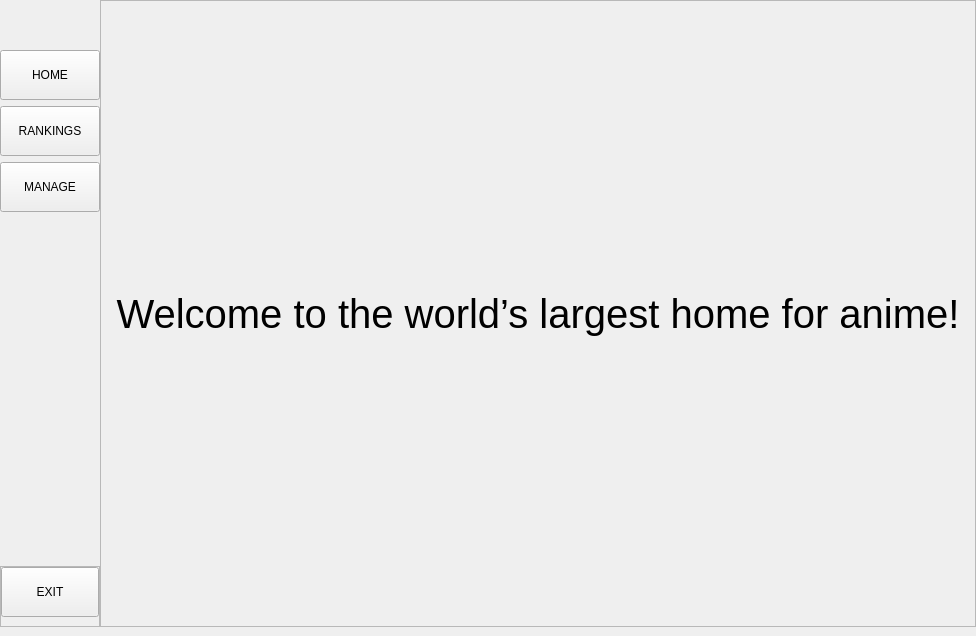
<?xml version="1.0" encoding="UTF-8"?>
<ui version="4.0">
 <class>MainWindow</class>
 <widget class="QMainWindow" name="MainWindow">
  <property name="geometry">
   <rect>
    <x>0</x>
    <y>0</y>
    <width>976</width>
    <height>636</height>
   </rect>
  </property>
  <property name="minimumSize">
   <size>
    <width>940</width>
    <height>560</height>
   </size>
  </property>
  <property name="windowTitle">
   <string>CRUD Ranking App</string>
  </property>
  <property name="windowIcon">
   <iconset>
    <normaloff>../../crud-ranking-app/ui/sidebar/Crunchyroll_Logo.png</normaloff>../../crud-ranking-app/ui/sidebar/Crunchyroll_Logo.png</iconset>
  </property>
  <widget class="QWidget" name="centralwidget">
   <layout class="QHBoxLayout" name="horizontalLayout_5">
    <property name="spacing">
     <number>0</number>
    </property>
    <property name="leftMargin">
     <number>0</number>
    </property>
    <property name="topMargin">
     <number>0</number>
    </property>
    <property name="rightMargin">
     <number>0</number>
    </property>
    <item>
     <widget class="QWidget" name="leftMenu" native="true">
      <property name="enabled">
       <bool>true</bool>
      </property>
      <property name="minimumSize">
       <size>
        <width>100</width>
        <height>0</height>
       </size>
      </property>
      <property name="maximumSize">
       <size>
        <width>100</width>
        <height>16777215</height>
       </size>
      </property>
      <layout class="QVBoxLayout" name="verticalLayout_3">
       <property name="spacing">
        <number>0</number>
       </property>
       <property name="leftMargin">
        <number>0</number>
       </property>
       <property name="topMargin">
        <number>50</number>
       </property>
       <property name="rightMargin">
        <number>0</number>
       </property>
       <property name="bottomMargin">
        <number>0</number>
       </property>
       <item>
        <widget class="QFrame" name="frame">
         <layout class="QVBoxLayout" name="verticalLayout">
          <property name="leftMargin">
           <number>0</number>
          </property>
          <property name="topMargin">
           <number>0</number>
          </property>
          <property name="rightMargin">
           <number>0</number>
          </property>
          <item>
           <widget class="QToolButton" name="homeButton">
            <property name="sizePolicy">
             <sizepolicy hsizetype="Expanding" vsizetype="Fixed">
              <horstretch>0</horstretch>
              <verstretch>0</verstretch>
             </sizepolicy>
            </property>
            <property name="minimumSize">
             <size>
              <width>0</width>
              <height>50</height>
             </size>
            </property>
            <property name="cursor">
             <cursorShape>PointingHandCursor</cursorShape>
            </property>
            <property name="text">
             <string>HOME</string>
            </property>
            <property name="iconSize">
             <size>
              <width>25</width>
              <height>25</height>
             </size>
            </property>
            <property name="checkable">
             <bool>true</bool>
            </property>
            <property name="autoExclusive">
             <bool>true</bool>
            </property>
            <property name="toolButtonStyle">
             <enum>Qt::ToolButtonTextBesideIcon</enum>
            </property>
           </widget>
          </item>
          <item>
           <widget class="QToolButton" name="rankButton">
            <property name="sizePolicy">
             <sizepolicy hsizetype="Expanding" vsizetype="Fixed">
              <horstretch>0</horstretch>
              <verstretch>0</verstretch>
             </sizepolicy>
            </property>
            <property name="minimumSize">
             <size>
              <width>0</width>
              <height>50</height>
             </size>
            </property>
            <property name="cursor">
             <cursorShape>PointingHandCursor</cursorShape>
            </property>
            <property name="text">
             <string>RANKINGS</string>
            </property>
            <property name="iconSize">
             <size>
              <width>25</width>
              <height>25</height>
             </size>
            </property>
            <property name="checkable">
             <bool>true</bool>
            </property>
            <property name="autoExclusive">
             <bool>true</bool>
            </property>
            <property name="toolButtonStyle">
             <enum>Qt::ToolButtonTextBesideIcon</enum>
            </property>
           </widget>
          </item>
          <item>
           <widget class="QToolButton" name="CRUDButton">
            <property name="sizePolicy">
             <sizepolicy hsizetype="Expanding" vsizetype="Fixed">
              <horstretch>0</horstretch>
              <verstretch>0</verstretch>
             </sizepolicy>
            </property>
            <property name="minimumSize">
             <size>
              <width>0</width>
              <height>50</height>
             </size>
            </property>
            <property name="cursor">
             <cursorShape>PointingHandCursor</cursorShape>
            </property>
            <property name="text">
             <string>MANAGE</string>
            </property>
            <property name="iconSize">
             <size>
              <width>25</width>
              <height>25</height>
             </size>
            </property>
            <property name="checkable">
             <bool>true</bool>
            </property>
            <property name="autoExclusive">
             <bool>true</bool>
            </property>
            <property name="toolButtonStyle">
             <enum>Qt::ToolButtonTextBesideIcon</enum>
            </property>
           </widget>
          </item>
         </layout>
        </widget>
       </item>
       <item>
        <spacer name="verticalSpacer">
         <property name="orientation">
          <enum>Qt::Vertical</enum>
         </property>
         <property name="sizeHint" stdset="0">
          <size>
           <width>20</width>
           <height>500</height>
          </size>
         </property>
        </spacer>
       </item>
       <item>
        <widget class="QFrame" name="frame2">
         <property name="frameShape">
          <enum>QFrame::StyledPanel</enum>
         </property>
         <property name="frameShadow">
          <enum>QFrame::Raised</enum>
         </property>
         <layout class="QVBoxLayout" name="verticalLayout_2">
          <property name="leftMargin">
           <number>0</number>
          </property>
          <property name="topMargin">
           <number>0</number>
          </property>
          <property name="rightMargin">
           <number>0</number>
          </property>
          <item>
           <widget class="QToolButton" name="exitButton">
            <property name="sizePolicy">
             <sizepolicy hsizetype="Expanding" vsizetype="Fixed">
              <horstretch>0</horstretch>
              <verstretch>0</verstretch>
             </sizepolicy>
            </property>
            <property name="minimumSize">
             <size>
              <width>0</width>
              <height>50</height>
             </size>
            </property>
            <property name="cursor">
             <cursorShape>PointingHandCursor</cursorShape>
            </property>
            <property name="text">
             <string>EXIT</string>
            </property>
            <property name="iconSize">
             <size>
              <width>25</width>
              <height>25</height>
             </size>
            </property>
            <property name="toolButtonStyle">
             <enum>Qt::ToolButtonTextBesideIcon</enum>
            </property>
           </widget>
          </item>
         </layout>
        </widget>
       </item>
      </layout>
     </widget>
    </item>
    <item>
     <widget class="QWidget" name="widget_4" native="true">
      <property name="enabled">
       <bool>true</bool>
      </property>
      <layout class="QVBoxLayout" name="verticalLayout_5">
       <property name="spacing">
        <number>0</number>
       </property>
       <property name="leftMargin">
        <number>0</number>
       </property>
       <property name="topMargin">
        <number>0</number>
       </property>
       <property name="rightMargin">
        <number>0</number>
       </property>
       <property name="bottomMargin">
        <number>0</number>
       </property>
       <item>
        <widget class="QStackedWidget" name="stackedWidget">
         <property name="currentIndex">
          <number>0</number>
         </property>
         <widget class="QWidget" name="homePage">
          <layout class="QGridLayout" name="gridLayout_2">
           <property name="leftMargin">
            <number>0</number>
           </property>
           <property name="topMargin">
            <number>0</number>
           </property>
           <property name="rightMargin">
            <number>0</number>
           </property>
           <property name="bottomMargin">
            <number>0</number>
           </property>
           <property name="spacing">
            <number>0</number>
           </property>
           <item row="0" column="0">
            <widget class="QFrame" name="homeFrame">
             <property name="frameShape">
              <enum>QFrame::StyledPanel</enum>
             </property>
             <property name="frameShadow">
              <enum>QFrame::Raised</enum>
             </property>
             <layout class="QHBoxLayout" name="horizontalLayout_9">
              <property name="spacing">
               <number>0</number>
              </property>
              <property name="leftMargin">
               <number>0</number>
              </property>
              <property name="topMargin">
               <number>0</number>
              </property>
              <property name="rightMargin">
               <number>0</number>
              </property>
              <property name="bottomMargin">
               <number>0</number>
              </property>
              <item>
               <widget class="QLabel" name="homeText">
                <property name="font">
                 <font>
                  <family>Arial</family>
                  <pointsize>30</pointsize>
                 </font>
                </property>
                <property name="text">
                 <string>Welcome to the world’s largest home for anime!</string>
                </property>
                <property name="alignment">
                 <set>Qt::AlignCenter</set>
                </property>
                <property name="wordWrap">
                 <bool>true</bool>
                </property>
               </widget>
              </item>
             </layout>
            </widget>
           </item>
          </layout>
         </widget>
         <widget class="QWidget" name="rankPage">
          <layout class="QGridLayout" name="gridLayout_5">
           <item row="0" column="0">
            <widget class="QFrame" name="rankFrame">
             <property name="frameShape">
              <enum>QFrame::StyledPanel</enum>
             </property>
             <property name="frameShadow">
              <enum>QFrame::Raised</enum>
             </property>
             <layout class="QVBoxLayout" name="verticalLayout_6">
              <property name="spacing">
               <number>0</number>
              </property>
              <property name="leftMargin">
               <number>0</number>
              </property>
              <property name="topMargin">
               <number>36</number>
              </property>
              <property name="rightMargin">
               <number>0</number>
              </property>
              <property name="bottomMargin">
               <number>0</number>
              </property>
              <item>
               <widget class="QFrame" name="rankMenu">
                <property name="maximumSize">
                 <size>
                  <width>16777215</width>
                  <height>70</height>
                 </size>
                </property>
                <property name="frameShape">
                 <enum>QFrame::StyledPanel</enum>
                </property>
                <property name="frameShadow">
                 <enum>QFrame::Raised</enum>
                </property>
                <layout class="QHBoxLayout" name="horizontalLayout_8">
                 <property name="spacing">
                  <number>5</number>
                 </property>
                 <property name="leftMargin">
                  <number>25</number>
                 </property>
                 <property name="topMargin">
                  <number>0</number>
                 </property>
                 <property name="rightMargin">
                  <number>25</number>
                 </property>
                 <property name="bottomMargin">
                  <number>0</number>
                 </property>
                 <item>
                  <widget class="QToolButton" name="sortRankButton">
                   <property name="minimumSize">
                    <size>
                     <width>100</width>
                     <height>30</height>
                    </size>
                   </property>
                   <property name="text">
                    <string>TOP ANIME</string>
                   </property>
                   <property name="checkable">
                    <bool>true</bool>
                   </property>
                   <property name="autoExclusive">
                    <bool>true</bool>
                   </property>
                  </widget>
                 </item>
                 <item>
                  <widget class="QToolButton" name="sortDateButton">
                   <property name="minimumSize">
                    <size>
                     <width>100</width>
                     <height>30</height>
                    </size>
                   </property>
                   <property name="text">
                    <string>LATEST</string>
                   </property>
                   <property name="checkable">
                    <bool>true</bool>
                   </property>
                   <property name="autoExclusive">
                    <bool>true</bool>
                   </property>
                  </widget>
                 </item>
                 <item>
                  <widget class="QToolButton" name="AtoZButton">
                   <property name="minimumSize">
                    <size>
                     <width>100</width>
                     <height>30</height>
                    </size>
                   </property>
                   <property name="text">
                    <string>A-Z</string>
                   </property>
                   <property name="checkable">
                    <bool>true</bool>
                   </property>
                   <property name="autoExclusive">
                    <bool>true</bool>
                   </property>
                  </widget>
                 </item>
                 <item>
                  <spacer name="horizontalSpacer_3">
                   <property name="orientation">
                    <enum>Qt::Horizontal</enum>
                   </property>
                   <property name="sizeHint" stdset="0">
                    <size>
                     <width>40</width>
                     <height>20</height>
                    </size>
                   </property>
                  </spacer>
                 </item>
                </layout>
               </widget>
              </item>
              <item>
               <widget class="QScrollArea" name="scrollArea">
                <property name="widgetResizable">
                 <bool>true</bool>
                </property>
                <widget class="QWidget" name="animeListWidget">
                 <property name="geometry">
                  <rect>
                   <x>0</x>
                   <y>0</y>
                   <width>848</width>
                   <height>528</height>
                  </rect>
                 </property>
                </widget>
               </widget>
              </item>
             </layout>
            </widget>
           </item>
          </layout>
         </widget>
         <widget class="QWidget" name="CRUDPage">
          <layout class="QGridLayout" name="gridLayout_4">
           <property name="leftMargin">
            <number>100</number>
           </property>
           <property name="topMargin">
            <number>50</number>
           </property>
           <property name="rightMargin">
            <number>100</number>
           </property>
           <property name="bottomMargin">
            <number>60</number>
           </property>
           <property name="spacing">
            <number>20</number>
           </property>
           <item row="2" column="0">
            <widget class="QListWidget" name="animeList"/>
           </item>
           <item row="1" column="0">
            <widget class="QFrame" name="CRUDMenu">
             <property name="frameShape">
              <enum>QFrame::StyledPanel</enum>
             </property>
             <property name="frameShadow">
              <enum>QFrame::Raised</enum>
             </property>
             <layout class="QHBoxLayout" name="horizontalLayout_6">
              <property name="leftMargin">
               <number>0</number>
              </property>
              <property name="rightMargin">
               <number>0</number>
              </property>
              <item>
               <widget class="QPushButton" name="searchAnime">
                <property name="minimumSize">
                 <size>
                  <width>100</width>
                  <height>0</height>
                 </size>
                </property>
                <property name="text">
                 <string>SEARCH</string>
                </property>
               </widget>
              </item>
              <item>
               <widget class="QLineEdit" name="inputAnime">
                <property name="minimumSize">
                 <size>
                  <width>0</width>
                  <height>24</height>
                 </size>
                </property>
               </widget>
              </item>
              <item>
               <widget class="QPushButton" name="addButton">
                <property name="minimumSize">
                 <size>
                  <width>100</width>
                  <height>0</height>
                 </size>
                </property>
                <property name="text">
                 <string>ADD</string>
                </property>
               </widget>
              </item>
              <item>
               <widget class="QPushButton" name="editButton">
                <property name="minimumSize">
                 <size>
                  <width>100</width>
                  <height>0</height>
                 </size>
                </property>
                <property name="text">
                 <string>EDIT</string>
                </property>
               </widget>
              </item>
              <item>
               <widget class="QPushButton" name="removeButton">
                <property name="minimumSize">
                 <size>
                  <width>100</width>
                  <height>0</height>
                 </size>
                </property>
                <property name="text">
                 <string>DELETE</string>
                </property>
               </widget>
              </item>
             </layout>
            </widget>
           </item>
          </layout>
         </widget>
        </widget>
       </item>
      </layout>
     </widget>
    </item>
   </layout>
  </widget>
 </widget>
 <resources/>
 <connections/>
</ui>
